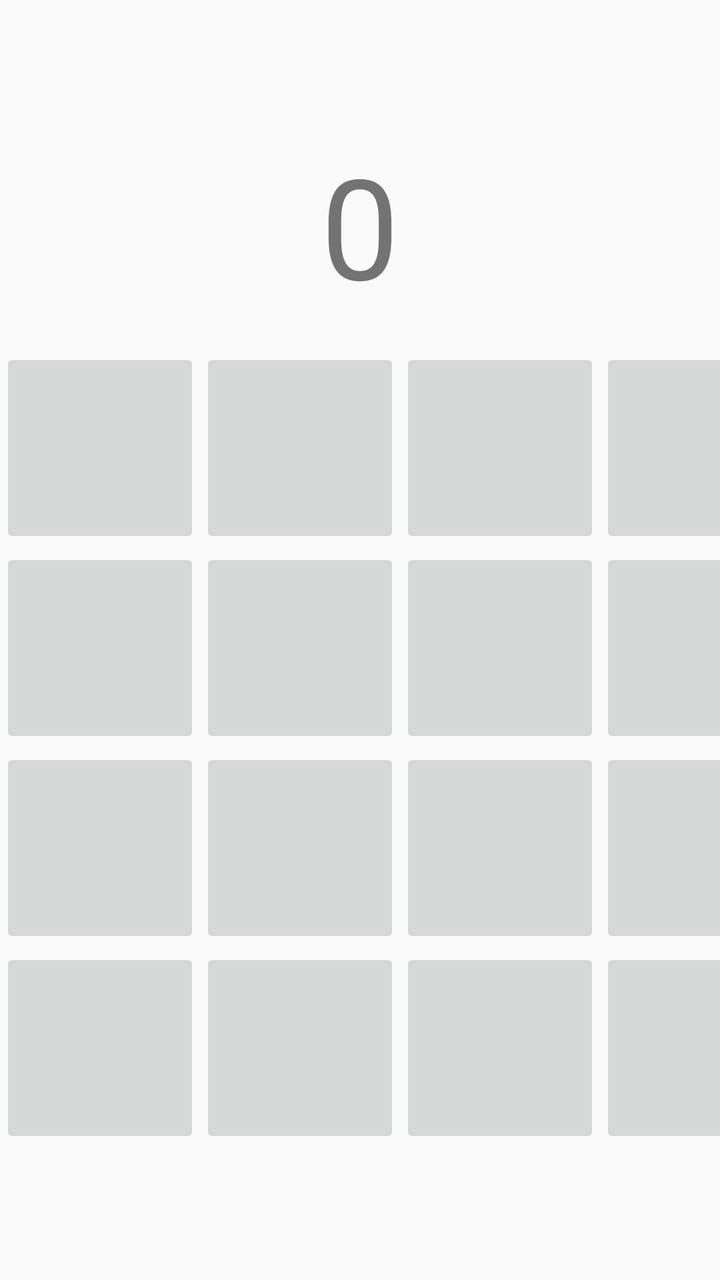
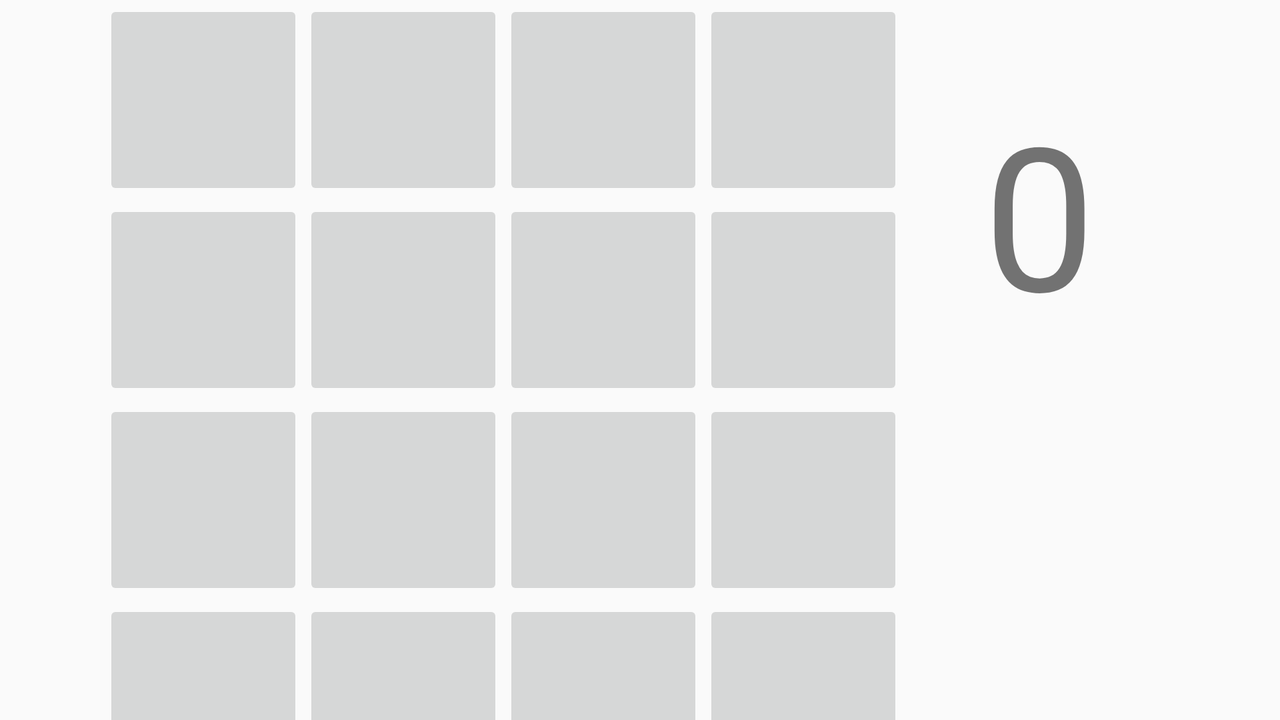

An Android layout and its configuration variant, each rendered on a device that would load it. The default file and the variant file are quoted in full after the pictures.
<!-- AndroidManifest.xml: application theme AppTheme -->
<!-- res/layout/fragment_main.xml -->
<LinearLayout xmlns:android="http://schemas.android.com/apk/res/android"
    xmlns:tools="http://schemas.android.com/tools"
    android:layout_width="match_parent"
    android:layout_height="match_parent"
    android:orientation="vertical"
    android:gravity="center"
    tools:context=".MainFragment">

    <TextView
        android:id="@+id/click_count"
        android:layout_width="wrap_content"
        android:layout_height="wrap_content"
        android:textSize="70sp"
        android:layout_marginBottom="15dp"
        android:text="0"/>

    <include
        layout="@layout/game_board"
        android:layout_width="wrap_content"
        android:layout_height="wrap_content"/>

    <Button
        android:id="@+id/play_again"
        android:layout_width="wrap_content"
        android:layout_height="wrap_content"
        android:visibility="gone"
        android:padding="20dp"
        android:text="@string/play_again"/>




</LinearLayout>
<!-- res/layout/game_board.xml (included above) -->
<?xml version="1.0" encoding="utf-8"?>
<GridLayout xmlns:android="http://schemas.android.com/apk/res/android"
    android:orientation="vertical" android:layout_width="match_parent"
    android:layout_height="match_parent">

    <ImageButton
        android:id="@+id/image1"
        style="@style/card"
        android:layout_column="0"
        android:layout_row="0" />
    <ImageButton
        android:id="@+id/image2"
        style="@style/card"
        android:layout_column="0"
        android:layout_row="1"/>
    <ImageButton
        android:id="@+id/image3"
        style="@style/card"
        android:layout_column="0"
        android:layout_row="2"/>
    <ImageButton
        android:id="@+id/image4"
        style="@style/card"
        android:layout_column="0"
        android:layout_row="3"/>
    <ImageButton
        android:id="@+id/image5"
        style="@style/card"
        android:layout_column="1"
        android:layout_row="0"/>
    <ImageButton
        android:id="@+id/image6"
        style="@style/card"
        android:layout_column="1"
        android:layout_row="1"/>
    <ImageButton
        android:id="@+id/image7"
        style="@style/card"
        android:layout_column="1"
        android:layout_row="2"/>
    <ImageButton
        android:id="@+id/image8"
        style="@style/card"
        android:layout_column="1"
        android:layout_row="3"/>
    <ImageButton
        android:id="@+id/image9"
        style="@style/card"
        android:layout_column="2"
        android:layout_row="0"/>
    <ImageButton
        android:id="@+id/image10"
        style="@style/card"
        android:layout_column="2"
        android:layout_row="1"/>
    <ImageButton
        android:id="@+id/image11"
        style="@style/card"
        android:layout_column="2"
        android:layout_row="2"/>
    <ImageButton
        android:id="@+id/image12"
        style="@style/card"
        android:layout_column="2"
        android:layout_row="3"/>
    <ImageButton
        android:id="@+id/image13"
        style="@style/card"
        android:layout_column="3"
        android:layout_row="0"/>
    <ImageButton
        android:id="@+id/image14"
        style="@style/card"
        android:layout_column="3"
        android:layout_row="1"/>
    <ImageButton
        android:id="@+id/image15"
        style="@style/card"
        android:layout_column="3"
        android:layout_row="2" />
    <ImageButton
        android:id="@+id/image16"
        style="@style/card"
        android:layout_column="3"
        android:layout_row="3" />

</GridLayout>
<!-- resources referenced by this layout -->
<resources>
  <string name="play_again">Play again</string>
  <style name="card">
          <item name="android:layout_width">100dp</item>
          <item name="android:layout_height">100dp</item>
          <item name="android:src">@drawable/picture</item>
  
      </style>
  <style name="AppTheme" parent="Theme.AppCompat.Light.DarkActionBar">
          
          <item name="colorPrimary">@color/colorPrimary</item>
          <item name="colorPrimaryDark">@color/colorPrimaryDark</item>
          <item name="colorAccent">@color/colorAccent</item>
      </style>
  <!-- drawable picture (drawable) -->
  <?xml version="1.0" encoding="utf-8"?>
  <level-list xmlns:android="http://schemas.android.com/apk/res/android">
  
      <item
          android:drawable="@drawable/card_back"
          android:maxLevel="0"/>
      <item
          android:drawable="@drawable/chameleon"
          android:maxLevel="1"/>
      <item
          android:drawable="@drawable/elephant"
          android:maxLevel="2"/>
      <item
          android:drawable="@drawable/fox"
          android:maxLevel="3"/>
      <item
          android:drawable="@drawable/frog"
          android:maxLevel="4"/>
      <item
          android:drawable="@drawable/manatee"
          android:maxLevel="5"/>
      <item
          android:drawable="@drawable/penguin"
          android:maxLevel="6"/>
      <item
          android:drawable="@drawable/squirrel"
          android:maxLevel="7"/>
      <item
          android:drawable="@drawable/turtle"
          android:maxLevel="8"/>
      <item
          android:drawable="@drawable/bear"
          android:maxLevel="9"/>
      <item
          android:drawable="@drawable/hummingbird"
          android:maxLevel="10"/>
      <item
          android:drawable="@drawable/moose"
          android:maxLevel="11"/>
      <item
          android:drawable="@drawable/panda"
          android:maxLevel="12"/>
      <item
          android:drawable="@drawable/red_velvet_mite"
          android:maxLevel="13"/>
      <item
          android:drawable="@drawable/rhino"
          android:maxLevel="14"/>
      <item
          android:drawable="@drawable/tiger"
          android:maxLevel="15"/>
      <item
          android:drawable="@drawable/walrus"
          android:maxLevel="16"/>
  
  
  </level-list>
  <color name="colorPrimary">#3F51B5</color>
  <color name="colorPrimaryDark">#303F9F</color>
  <color name="colorAccent">#FF4081</color>
  <!-- drawable card_back (drawable) -->
  <?xml version="1.0" encoding="utf-8"?>
  <shape xmlns:android="http://schemas.android.com/apk/res/android"
      android:shape="rectangle">
      <stroke
          android:width="@dimen/stroke_width"
          android:color="@color/dark_border_color"/>
      <solid android:color="@color/card_back_color"/>
      <corners android:radius="@dimen/corner_radius"/>
  </shape>
  <!-- drawable chameleon: jpg bitmap (drawable, 8824 bytes) -->
  <!-- drawable frog: jpg bitmap (drawable, 146506 bytes) -->
  <!-- drawable manatee: jpg bitmap (drawable, 7802 bytes) -->
  <!-- drawable squirrel: jpg bitmap (drawable, 110050 bytes) -->
  <!-- drawable red_velvet_mite: jpg bitmap (drawable, 438541 bytes) -->
  <!-- drawable rhino: jpg bitmap (drawable, 9346 bytes) -->
  <dimen name="stroke_width">1dp</dimen>
  <color name="dark_border_color">#4f4f4f</color>
  <color name="card_back_color">#330033</color>
  <dimen name="corner_radius">2dp</dimen>
</resources>
<!-- res/layout-land/fragment_main.xml (the repository's variant of the layout above) -->
<!-- drawn on the phone turned sideways -->
<?xml version="1.0" encoding="utf-8"?>
<RelativeLayout xmlns:android="http://schemas.android.com/apk/res/android"
    android:orientation="horizontal"
    android:layout_width="match_parent"
    android:layout_height="match_parent"
    android:gravity="center">

    <include
        layout="@layout/game_board"
        android:id="@+id/game_board"
        android:layout_width="wrap_content"
        android:layout_height="wrap_content"/>

    <TextView
        android:padding="@dimen/clickcount_padding_land"
        android:id="@+id/click_count"
        android:layout_width="wrap_content"
        android:layout_height="wrap_content"
        android:textSize="@dimen/textsize_clickcount_land"
        android:layout_marginBottom="@dimen/clickcount_margin_bottom"
        android:layout_toRightOf="@id/game_board"
        android:text="0"/>

    <Button
        android:id="@+id/play_again"
        android:layout_width="wrap_content"
        android:layout_height="wrap_content"
        android:visibility="gone"
        android:padding="@dimen/playagain_padding_land"
        android:layout_marginLeft="@dimen/playagain_margin_land"
        android:layout_below="@+id/click_count"
        android:layout_toRightOf="@+id/game_board"
        android:text="@string/play_again"/>

</RelativeLayout>
<!-- resources referenced by the variant -->
<!-- as the phone turned sideways resolves them -->
<resources>
  <dimen name="clickcount_margin_bottom">15dp</dimen>
  <dimen name="clickcount_padding_land">40dp</dimen>
  <dimen name="playagain_margin_land">20dp</dimen>
  <dimen name="playagain_padding_land">30dp</dimen>
  <dimen name="textsize_clickcount_land">100sp</dimen>
  <string name="play_again">Play again</string>
  <style name="card">
          <item name="android:layout_width">100dp</item>
          <item name="android:layout_height">100dp</item>
          <item name="android:src">@drawable/picture</item>
  
      </style>
  <style name="AppTheme" parent="Theme.AppCompat.Light.DarkActionBar">
          
          <item name="colorPrimary">@color/colorPrimary</item>
          <item name="colorPrimaryDark">@color/colorPrimaryDark</item>
          <item name="colorAccent">@color/colorAccent</item>
      </style>
  <!-- drawable picture (drawable) -->
  <?xml version="1.0" encoding="utf-8"?>
  <level-list xmlns:android="http://schemas.android.com/apk/res/android">
  
      <item
          android:drawable="@drawable/card_back"
          android:maxLevel="0"/>
      <item
          android:drawable="@drawable/chameleon"
          android:maxLevel="1"/>
      <item
          android:drawable="@drawable/elephant"
          android:maxLevel="2"/>
      <item
          android:drawable="@drawable/fox"
          android:maxLevel="3"/>
      <item
          android:drawable="@drawable/frog"
          android:maxLevel="4"/>
      <item
          android:drawable="@drawable/manatee"
          android:maxLevel="5"/>
      <item
          android:drawable="@drawable/penguin"
          android:maxLevel="6"/>
      <item
          android:drawable="@drawable/squirrel"
          android:maxLevel="7"/>
      <item
          android:drawable="@drawable/turtle"
          android:maxLevel="8"/>
      <item
          android:drawable="@drawable/bear"
          android:maxLevel="9"/>
      <item
          android:drawable="@drawable/hummingbird"
          android:maxLevel="10"/>
      <item
          android:drawable="@drawable/moose"
          android:maxLevel="11"/>
      <item
          android:drawable="@drawable/panda"
          android:maxLevel="12"/>
      <item
          android:drawable="@drawable/red_velvet_mite"
          android:maxLevel="13"/>
      <item
          android:drawable="@drawable/rhino"
          android:maxLevel="14"/>
      <item
          android:drawable="@drawable/tiger"
          android:maxLevel="15"/>
      <item
          android:drawable="@drawable/walrus"
          android:maxLevel="16"/>
  
  
  </level-list>
  <color name="colorPrimary">#3F51B5</color>
  <color name="colorPrimaryDark">#303F9F</color>
  <color name="colorAccent">#FF4081</color>
  <!-- drawable card_back (drawable) -->
  <?xml version="1.0" encoding="utf-8"?>
  <shape xmlns:android="http://schemas.android.com/apk/res/android"
      android:shape="rectangle">
      <stroke
          android:width="@dimen/stroke_width"
          android:color="@color/dark_border_color"/>
      <solid android:color="@color/card_back_color"/>
      <corners android:radius="@dimen/corner_radius"/>
  </shape>
  <!-- drawable chameleon: jpg bitmap (drawable, 8824 bytes) -->
  <!-- drawable frog: jpg bitmap (drawable, 146506 bytes) -->
  <!-- drawable manatee: jpg bitmap (drawable, 7802 bytes) -->
  <!-- drawable squirrel: jpg bitmap (drawable, 110050 bytes) -->
  <!-- drawable red_velvet_mite: jpg bitmap (drawable, 438541 bytes) -->
  <!-- drawable rhino: jpg bitmap (drawable, 9346 bytes) -->
  <dimen name="stroke_width">1dp</dimen>
  <color name="dark_border_color">#4f4f4f</color>
  <color name="card_back_color">#330033</color>
  <dimen name="corner_radius">2dp</dimen>
</resources>
